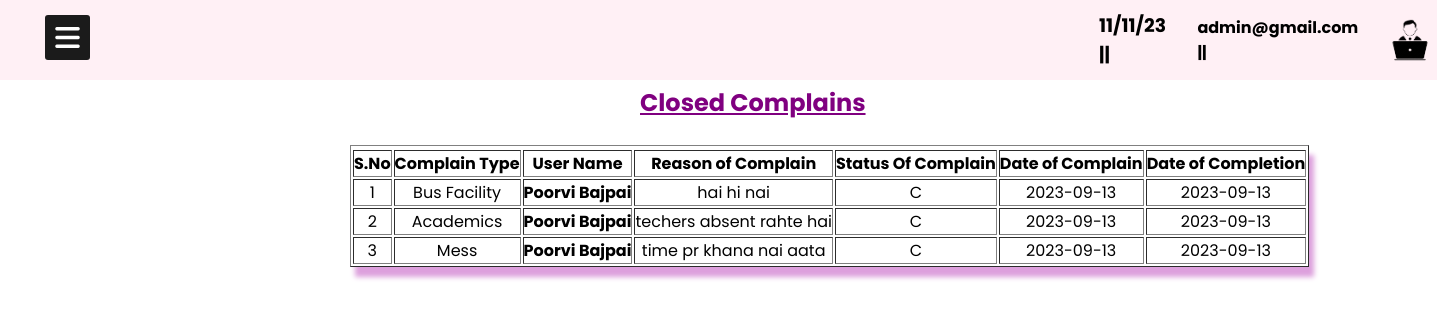
The page /ADMIN/cc.php (signed in) on the database its author committed.
### tables this page shows
CREATE TABLE IF NOT EXISTS `tbl_complain` (
  `cmpid` int NOT NULL AUTO_INCREMENT,
  `ctid` int NOT NULL,
  `uid` int NOT NULL,
  `complain` varchar(200) NOT NULL,
  `doc` varchar(10) NOT NULL,
  `status` varchar(1) NOT NULL,
  `docomplain` varchar(10) NOT NULL,
  PRIMARY KEY (`cmpid`)
);

CREATE TABLE IF NOT EXISTS `tbl_complain_type` (
  `ctid` int NOT NULL AUTO_INCREMENT,
  `complain_type` varchar(60) NOT NULL,
  `doc` varchar(10) NOT NULL,
  PRIMARY KEY (`ctid`)
);

CREATE TABLE IF NOT EXISTS `tbl_user` (
  `uid` int NOT NULL AUTO_INCREMENT,
  `name` varchar(60) NOT NULL,
  `fname` varchar(60) NOT NULL,
  `gender` varchar(6) NOT NULL,
  `email` varchar(40) NOT NULL,
  `password` varchar(15) NOT NULL,
  `mobile` bigint NOT NULL,
  `dob` varchar(10) NOT NULL,
  `address` varchar(60) NOT NULL,
  `city` varchar(20) NOT NULL,
  `pincode` int NOT NULL,
  `course` varchar(20) NOT NULL,
  `sid` int NOT NULL,
  `cid` int NOT NULL,
  `status` varchar(1) NOT NULL,
  `dor` varchar(20) NOT NULL,
  `profile` varchar(30) NOT NULL,
  PRIMARY KEY (`uid`,`name`)
);

### ADMIN/cc.php (the view)
<?php
include('dashboard.php');
include('../connect.php');
$query="select * from tbl_complain where status='C'";
$res=mysqli_query($con,$query);
include('../connect.php'); ?>
        <table border='1'style="margin-left:350px;margin-top:25px;text-align:center;box-shadow:5px 10px 5px plum;">
      <tr><h2 style="margin-left: 640px;color: purple;"><u>Closed Complains</u></h2></tr>
      <tr>
        <th>S.No</th>
        <th>Complain Type</th>
        <th>User Name</th>
        <th>Reason of Complain</th>
        <th>Status Of Complain</th>
        <th>Date of Complain</th>
        <th>Date of Completion</th>
      </tr>
      <?php
      $a = 1;
      while ($row = mysqli_fetch_array($res)) {
      ?>
        <tr>
          <td><?php echo $a; ?></td>
          <?php $com=$row['ctid'];
    $query2="select complain_type from tbl_complain_type where ctid='$com'";
    $res2=mysqli_query($con,$query2);
    if($row2=mysqli_fetch_array($res2))
    {
        $ct=$row2['complain_type'];
    }
    ?>
    <td><?php echo $ct;?></td>
    <?php $uid=$row['uid'];
    $query3="select name from tbl_user where uid='$uid'";
    $res3=mysqli_query($con,$query3);
    if($row3=mysqli_fetch_array($res3))
    {
        $ud=$row3 ['name'];
    }
    ?>
    <td><b><?php echo $ud;?></b></td>
          <td><?php echo $row['complain']?></td>
          <td><?php echo $row['status'];?></td>
          <td><?php echo $row ['doc']; ?></td>
          <td><?php echo $row ['docomplain']; ?></td>
        </tr>
      <?php
        $a++;
      }
      ?>
    </table>
    </body>
</html>

### ADMIN/dashboard.php (style rules this page uses)
* { margin: 0; padding: 0; user-select: none; box-sizing: border-box; font-family: 'Poppins', sans-serif; }

### rows shown on the page
tbl_complain: ctid.complain_type "Bus Facility", tbl_user.name "Poorvi Bajpai", complain "hai hi nai", status "C", doc "2023-09-13", docomplain "2023-09-13"
tbl_complain: ctid.complain_type "Academics", tbl_user.name "Poorvi Bajpai", complain "techers absent rahte hai", status "C", doc "2023-09-13", docomplain "2023-09-13"
tbl_complain: ctid.complain_type "Mess", tbl_user.name "Poorvi Bajpai", complain "time pr khana nai aata", status "C", doc "2023-09-13", docomplain "2023-09-13"

### other values the page prints
$_SESSION['admin'] "admin@gmail.com"
